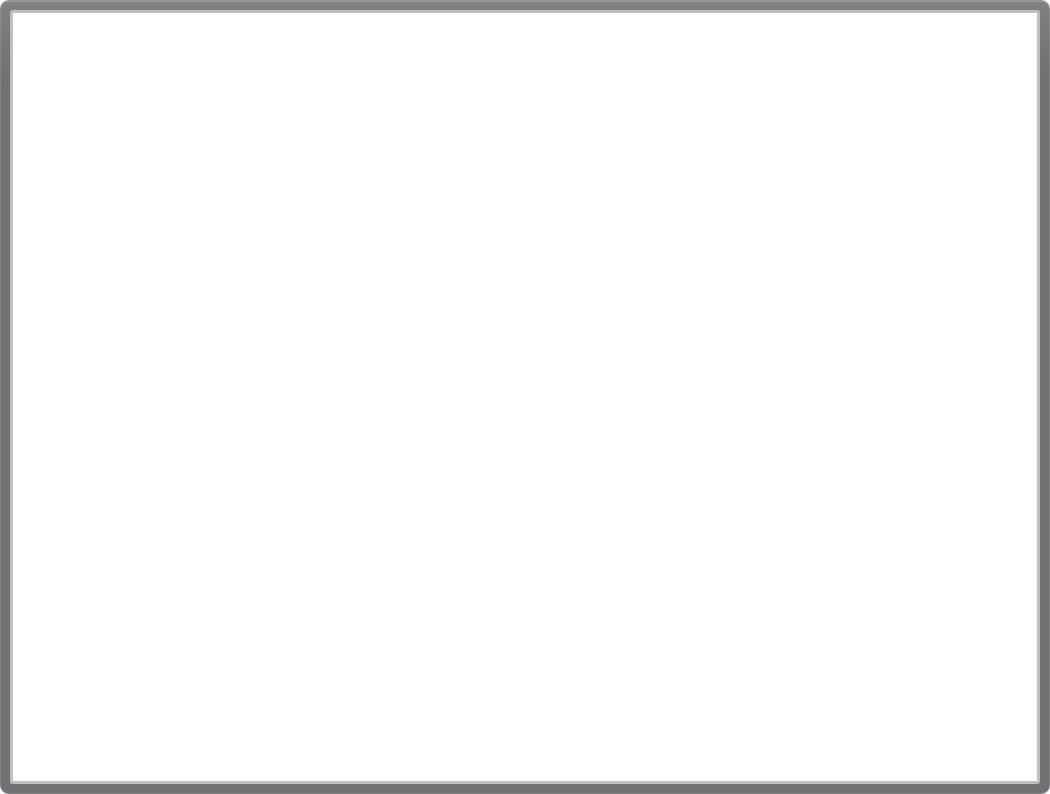
#> input picture auxiliary/source-images/glass-bezel-combined.png, 1050 x 794 px
$ python combine-images.py source-images/glass-bezel-combined.png source-images/glass-bezel-combined.png source-images/glass-bezel-combined.png source-images/glass-bezel-combined.png source-images/glass-bezel-combined.png source-images/glass-bezel-combined.png source-images/glass-bezel-combined.png source-images/glass-bezel-combined.png source-images/glass-bezel-combined.png   (Python 2 division)
#> lines starting #> are read from the running program, lines starting #| are printed output that depends on the picture
#!/usr/bin/env python

"""

Combine a nine-part image into a single merged file for use with border-image.

"""

from __future__ import division

import argparse
import Image
import sys
import math

def combine(args):
  parts = []
  for arg in sorted(args.parts):
    parts.append(Image.open(arg))
    print "opened %s (%dx%d)" % (arg, parts[-1].size[0], parts[-1].size[1])
#| opened source-images/glass-bezel-combined.png (1050x794)

  width = sum(part.size[0] for part in parts[0:3])
  height = sum(part.size[1] for part in parts[0:9:3])

  combo_image = Image.new("RGBA", (width, height))
#> combo_image: PIL image 3150x2382 RGBA; every value is 0

  x, y = 0, 0
  for n, part in enumerate(parts):
    # The top 3 pieces define the width of each column.
    part_width = parts[n % 3].size[0]
    # The leftmost 3 pieces define the height of each row.
    part_height = parts[3 * int(math.floor(n / 3))].size[1]

    print (x, y, part_width, part_height)
    if not args.empty or n != 4:
      if part.size != (part_width, part_height):
        part = part.resize((part_width, part_height), Image.BICUBIC)
      combo_image.paste(part, (x, y))

    x += part_width
    if n % 3 == 2:
      x = 0
      y += part_height
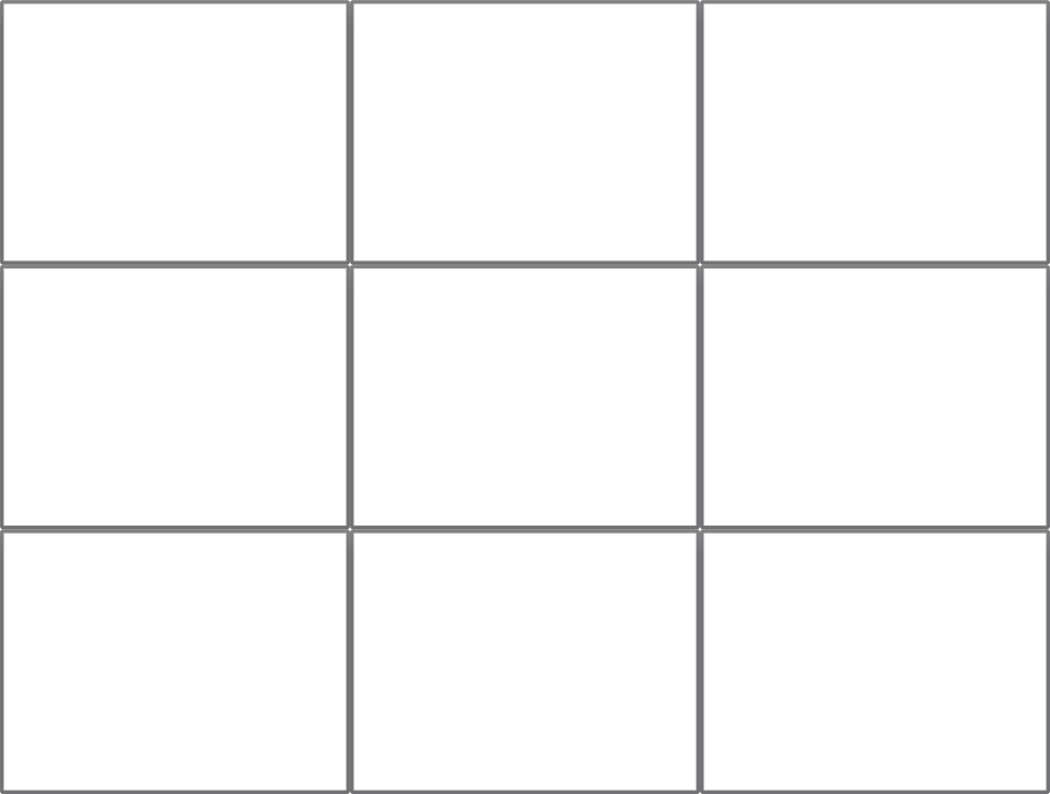
#> combo_image: PIL image 3150x2382 RGBA (shown at 1/3 size); mean R, G, B, A 0.5, 0.6, 1, 7; transparent parts drawn white

  combo_image.save(args.outfile)
  print "Created a %dx%d combination in %s" % (width, height, args.outfile)

if __name__ == '__main__':
  parser = argparse.ArgumentParser(description=__doc__)

  parser.add_argument('--outfile', metavar='FILE', default='combined.png',
                      help='name to save the combined image as. Default: combined.png')
  parser.add_argument('--empty', action='store_true',
                      help='if set, leave the middle of the image blank instead of inserting part 5')
  parser.add_argument('parts', metavar='PARTS', nargs=9,
                      help='the nine images to combine')

  args = parser.parse_args()
  combine(args)
